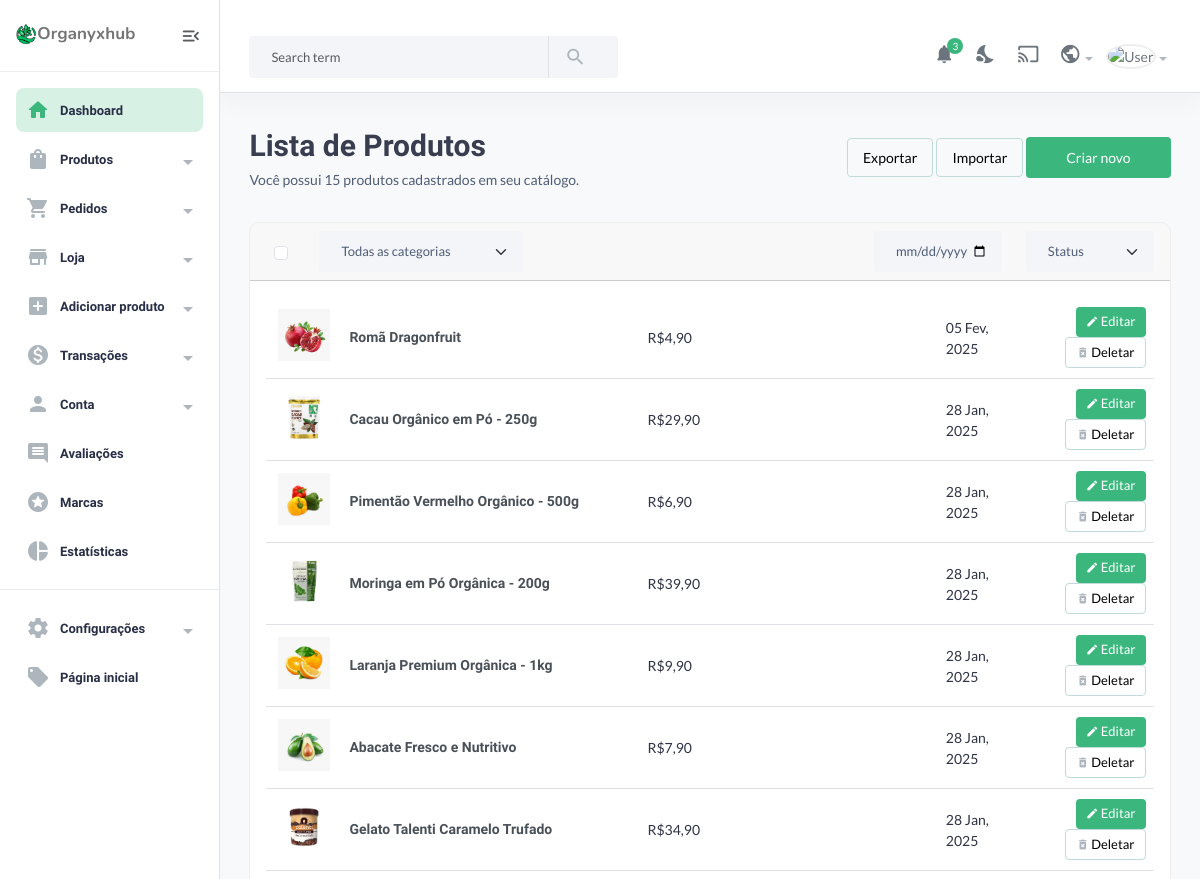
Page /useradmin/produtos/ (upper part) on the earlier database version.
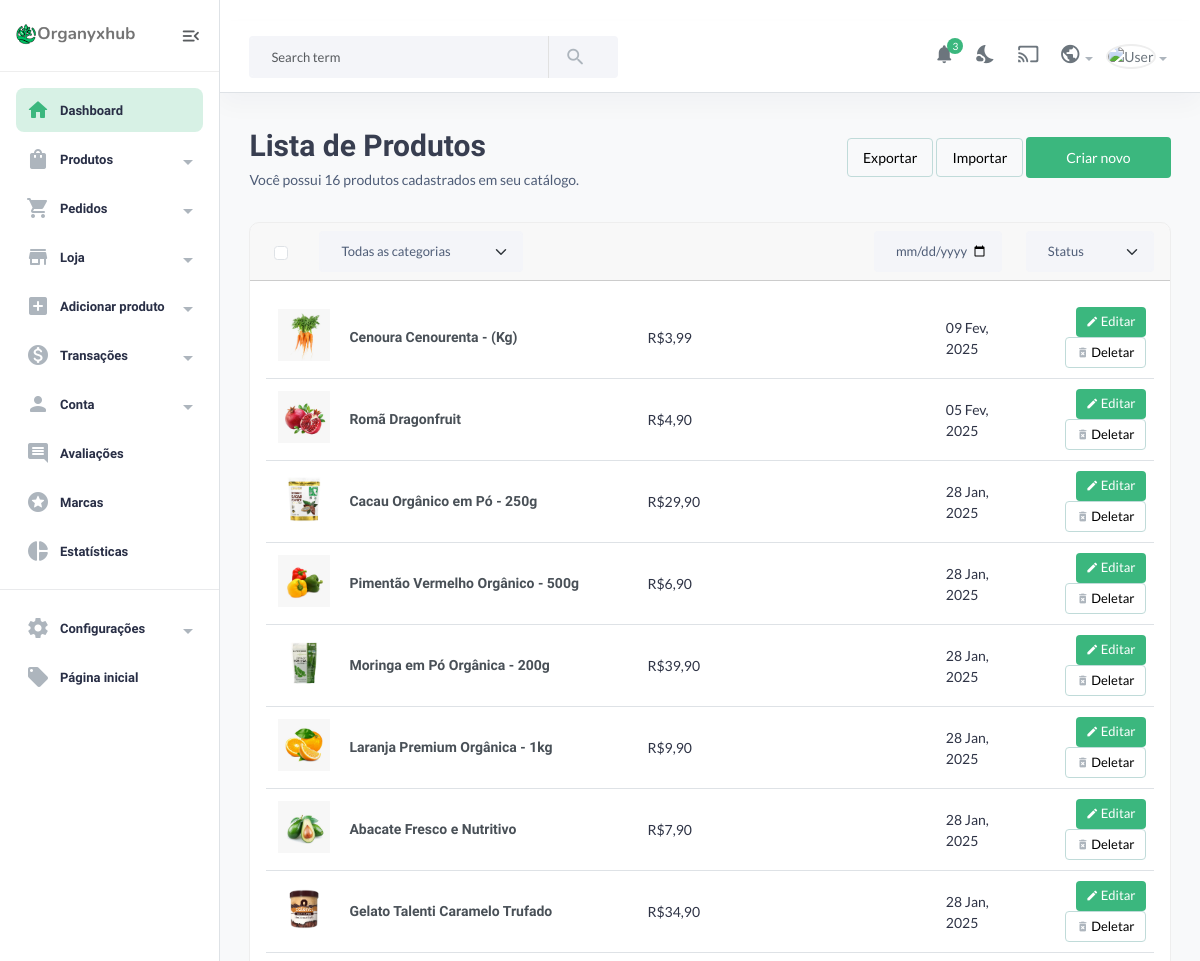
Same page on the later database version.
### core/models.py (models this page shows, shortened)
class Produto(models.Model):
    pid = ShortUUIDField(unique=True, length=10, max_length=10, alphabet="abcdefgh12345")
    user = models.ForeignKey(User, on_delete=models.SET_NULL, null=True)
    categoria = models.ForeignKey(Categoria, on_delete=models.SET_NULL, null=True, related_name='categoria')
    vendedor = models.ForeignKey(Vendedor, on_delete=models.SET_NULL, null=True, related_name='produto')
    titulo = models.CharField(max_length=100, default="Lima Laranja", null=True, blank=True)
    imagem = models.ImageField(upload_to=user_directory_path, default="produto.jpg")
    descricao = CKEditor5Field(null=True, blank=True, default="Este é o produto.")
    preco = models.DecimalField(max_digits=10, decimal_places=2, default=1.99)
    preco_antigo = models.DecimalField(max_digits=10, decimal_places=2, null=True, blank=True, default=None)
    especificacoes = CKEditor5Field(null=True, blank=True)
    tipo = models.CharField(max_length=100, default="Orgânico", null=True, blank=True)
    qtd_estoque = models.IntegerField(default=10, null=True, blank=True) # Changed to IntegerField
    qtd_vendida = models.IntegerField(default=0, null=True, blank=True)  # Contador de vendas
    validade = models.CharField(max_length=100, default="100 dias", null=True, blank=True)
    data_fab = models.DateTimeField(auto_now_add=False, null=True, blank=True)
    meta_titulo = models.CharField(max_length=150, null=True, blank=True)
    meta_descricao = models.TextField(null=True, blank=True)
    palavras_chave = models.CharField(max_length=255, null=True, blank=True)
    inicio_promocao = models.DateTimeField(null=True, blank=True)  # Início da oferta
    fim_promocao = models.DateTimeField(null=True, blank=True)  # Fim da oferta
    tags = TaggableManager(blank=True)
    status_produto = models.CharField(choices=STATUS, max_length=10, default="in_review")
    badges = MultiSelectField(choices=BADGE_CHOICES, blank=True, null=True)
    status = models.BooleanField(default=True)
    em_estoque = models.BooleanField(default=False)
    destaque = models.BooleanField(default=False)
    digital = models.BooleanField(default=False)
    sku = ShortUUIDField(unique=True, length=4, max_length=10, prefix="sku", alphabet="1234567890")
    data = models.DateTimeField(auto_now_add=True)
    atualizado = models.DateTimeField(null=True, blank=True)
    class Meta:
        verbose_name_plural = "Lista de Produtos"

### useradmin/views.py (the view)
# urls.py: path("produtos/", views.products, name="products"),
def products(request):
    all_products = Produto.objects.all().order_by("-id")
    all_categories = Categoria.objects.all()
    context = {
        "all_products": all_products,
        "all_categories": all_categories,
    }
    return render(request, "useradmin/products.html", context)

### core/context_processor.py (called while the page is built)
def default(request):
    categorias = Categoria.objects.all()
    vendedores = Vendedor.objects.all()
    min_max_preco = Produto.objects.aggregate(Min("preco"), Max("preco"))
    if request.user.is_authenticated:
        try:
            wishlist = Wishlist.objects.filter(user=request.user)
        except Wishlist.DoesNotExist:
            wishlist = 0
    else:
        wishlist = 0
    context = {
        'min_max_preco': min_max_preco,
        'categorias': categorias,
        'vendedores': vendedores,
        'wishlist': wishlist,
    }
    if request.user.is_authenticated:
        try:
            endereco = Endereco.objects.filter(user=request.user.id).first()
            context['endereco'] = endereco
        except Endereco.DoesNotExist:
            context['endereco'] = None
    return context

### templates/useradmin/products.html (shortened to what this page needs)
{% extends 'useradmin/base.html' %} {% load static %} {% block content %}
<section class="content-main">
    <div class="content-header">
        <div>
            <h2 class="content-title card-title">Lista de Produtos</h2>
            <p>
                Você possui {{all_products.count}} produtos cadastrados em seu
                catálogo.
            </p>
        </div>
        <div>
            <a href="#" class="btn btn-light rounded font-md">Exportar</a>
            <a href="#" class="btn btn-light rounded font-md">Importar</a>
            <a
                href="{% url 'useradmin:add-product' %}"
                class="btn btn-primary btn-sm rounded"
                >Criar novo</a
            >
        </div>
    </div>
    <div class="card mb-4">
        <header class="card-header">
            <div class="row align-items-center">
                <div class="col col-check flex-grow-0">
                    <div class="form-check ms-2">
                        <input
                            class="form-check-input"
                            type="checkbox"
                            value=""
                        />
                    </div>
                </div>
                <div class="col-md-3 col-12 me-auto mb-md-0 mb-3">
                    <select class="form-select">
                        <option selected>Todas as categorias</option>
                    </select>
                </div>
                <div class="col-md-2 col-6">
                    <input
                        type="date"
                        value="02.05.2021"
                        class="form-control"
                    />
                </div>
                <div class="col-md-2 col-6">
                    <select class="form-select">
                        <option selected>Status</option>
                    </select>
                </div>
            </div>
        </header>
        <div class="card-body">
            {% for p in all_products %}
            <article class="itemlist">
                <div class="row align-items-center">
                    <div class="col-lg-4 col-sm-4 col-8 flex-grow-1 col-name">
                        <a class="itemside" href="#">
                            <div class="left">
                                <img
                                    src="{{p.imagem.url}}"
                                    class="img-sm img-thumbnail"
                                    alt="Item"
                                />
                            </div>
                            <div class="info">
                                <h6 class="mb-0">{{p.titulo}}</h6>
                            </div>
                        </a>
                    </div>
                    <div class="col-lg-2 col-sm-2 col-4 col-price">
                        <span>R${{p.preco}}</span>
                    </div>
                    <div class="col-lg-2 col-sm-2 col-4 col-status">
                        <span class="badge alert-success">{{p.status}}</span>
                    </div>
                    <div class="col-lg-1 col-sm-2 col-4 col-date">
                        <span>{{p.data|date:"d M, Y"}}</span>
                    </div>
                    <div class="col-lg-2 col-sm-2 col-4 col-action text-end">
                        <a
                            href="{% url 'useradmin:edit-product' p.pid %}"
                            class="btn btn-sm font-sm rounded btn-brand"
                        >
                            <i class="material-icons md-edit"></i> Editar
                        </a>
                        <a
                            href="{% url 'useradmin:delete-product' p.pid %}"
                            class="btn btn-sm font-sm btn-light rounded"
                        >
                            <i class="material-icons md-delete_forever"></i>
                            Deletar
                        </a>
                    </div>
                </div>
            </article>
            {% endfor %}
        </div>
    </div>
</section>
{% endblock content %}

### templates/useradmin/base.html (shortened to what this page needs)
{% load static %}
<!doctype html>
<html lang="pt">
    <head>
        <link
            rel="stylesheet"
            type="text/css"
            href="{% static 'assets2/css/main.css' %}"
        />
    </head>
    <body>
        <aside class="navbar-aside" id="offcanvas_aside">
            <div class="aside-top">
                <a href="{% url 'core:index' %}" class="brand-wrap">
                    <img
                        src="{% static 'assets2/imgs/theme/logo.png' %}"
                        class="logo"
                        alt="Organyx Dashboard"
                    />
                </a>
                <div>
                    <button class="btn btn-icon btn-aside-minimize">
                        <i class="text-muted material-icons md-menu_open"></i>
                    </button>
                </div>
            </div>
            <nav>
                <ul class="menu-aside">
                    <li class="menu-item active">
                        <a
                            class="menu-link"
                            href="{% url 'useradmin:dashboard' %}"
                        >
                            <i class="icon material-icons md-home"></i>
                            <span class="text">Dashboard</span>
                        </a>
                    </li>
                    <li class="menu-item has-submenu">
                        <a
                            class="menu-link"
                            href="{% url 'useradmin:products' %}"
                        >
                            <i class="icon material-icons md-shopping_bag"></i>
                            <span class="text">Produtos</span>
                        </a>
                    </li>
                    <li class="menu-item has-submenu">
                        <a
                            class="menu-link"
                            href="{% url 'useradmin:orders' %}"
                        >
                            <i class="icon material-icons md-shopping_cart"></i>
                            <span class="text">Pedidos</span>
                        </a>
                    </li>
                    <li class="menu-item has-submenu">
                        <a
                            class="menu-link"
                            href="{% url 'useradmin:shop_page' %}"
                        >
                            <i class="icon material-icons md-store"></i>
                            <span class="text">Loja</span>
                        </a>
                    </li>
                    <li class="menu-item has-submenu">
                        <a class="menu-link" href="page-form-product-1.html">
                            <i class="icon material-icons md-add_box"></i>
                            <span class="text">Adicionar produto</span>
                        </a>
                    </li>
                    <li class="menu-item has-submenu">
                        <a class="menu-link" href="page-transactions-1.html">
                            <i
                                class="icon material-icons md-monetization_on"
                            ></i>
                            <span class="text">Transações</span>
                        </a>
                    </li>
                    <li class="menu-item has-submenu">
                        <a class="menu-link" href="#">
                            <i class="icon material-icons md-person"></i>
                            <span class="text">Conta</span>
                        </a>
                    </li>
                    <li class="menu-item">
                        <a
                            class="menu-link"
                            href="{% url 'useradmin:reviews' %}"
                        >
                            <i class="icon material-icons md-comment"></i>
                            <span class="text">Avaliações</span>
                        </a>
                    </li>
                    <li class="menu-item">
                        <a class="menu-link" href="page-brands.html">
                            <i class="icon material-icons md-stars"></i>
                            <span class="text">Marcas</span>
                        </a>
                    </li>
                    <li class="menu-item">
                        <a class="menu-link" disabled href="#">
                            <i class="icon material-icons md-pie_chart"></i>
                            <span class="text">Estatísticas</span>
                        </a>
                    </li>
                </ul>
                <hr />
                <ul class="menu-aside">
                    <li class="menu-item has-submenu">
                        <a class="menu-link" href="#">
                            <i class="icon material-icons md-settings"></i>
                            <span class="text">Configurações</span>
                        </a>
                    </li>
                    <li class="menu-item">
                        <a class="menu-link" href="page-blank.html">
                            <i class="icon material-icons md-local_offer"></i>
                            <span class="text"> Página inicial </span>
                        </a>
                    </li>
                </ul>
                <br />
                <br />
            </nav>
        </aside>
        <main class="main-wrap">
            <header class="main-header navbar">
                <div class="col-search">
                    <form class="searchform">
                        <div class="input-group">
                            <input
                                list="search_terms"
                                type="text"
                                class="form-control"
                                placeholder="Search term"
                            />
                            <button class="btn btn-light bg" type="button">
                                <i class="material-icons md-search"></i>
                            </button>
                        </div>
                    </form>
                </div>
                <div class="col-nav">
                    <ul class="nav">
                        <li class="nav-item">
                            <a class="nav-link btn-icon" href="#">
                                <i
                                    class="material-icons md-notifications animation-shake"
                                ></i>
                                <span class="badge rounded-pill">3</span>
                            </a>
                        </li>
                        <li class="nav-item">
                            <a class="nav-link btn-icon darkmode" href="#">
                                <i class="material-icons md-nights_stay"></i>
                            </a>
                        </li>
                        <li class="nav-item">
                            <a
                                href="#"
                                class="requestfullscreen nav-link btn-icon"
                                ><i class="material-icons md-cast"></i
                            ></a>
                        </li>
                        <li class="dropdown nav-item">
                            <a
                                class="dropdown-toggle"
                                data-bs-toggle="dropdown"
                                href="#"
                                id="dropdownLanguage"
                                aria-expanded="false"
                                ><i class="material-icons md-public"></i
                            ></a>
                        </li>
                        <li class="dropdown nav-item">
                            <a
                                class="dropdown-toggle"
                                data-bs-toggle="dropdown"
                                href="#"
                                id="dropdownAccount"
                                aria-expanded="false"
                            >
                                <img
                                    class="img-xs rounded-circle"
                                    src="{{user.profile.imagem.url}}"
                                    alt="User"
                            /></a>
                        </li>
                    </ul>
                </div>
            </header>
            {% block content %} {% endblock content %}
        </main>
    </body>
</html>

Differences in the rows shown:
added Produto: imagem (picture), titulo "Cenoura Cenourenta - (Kg)", preco "3,99", data "09 Fev, 2025"
Other differences:
{{ all_products.count }}: "15" → "16"
